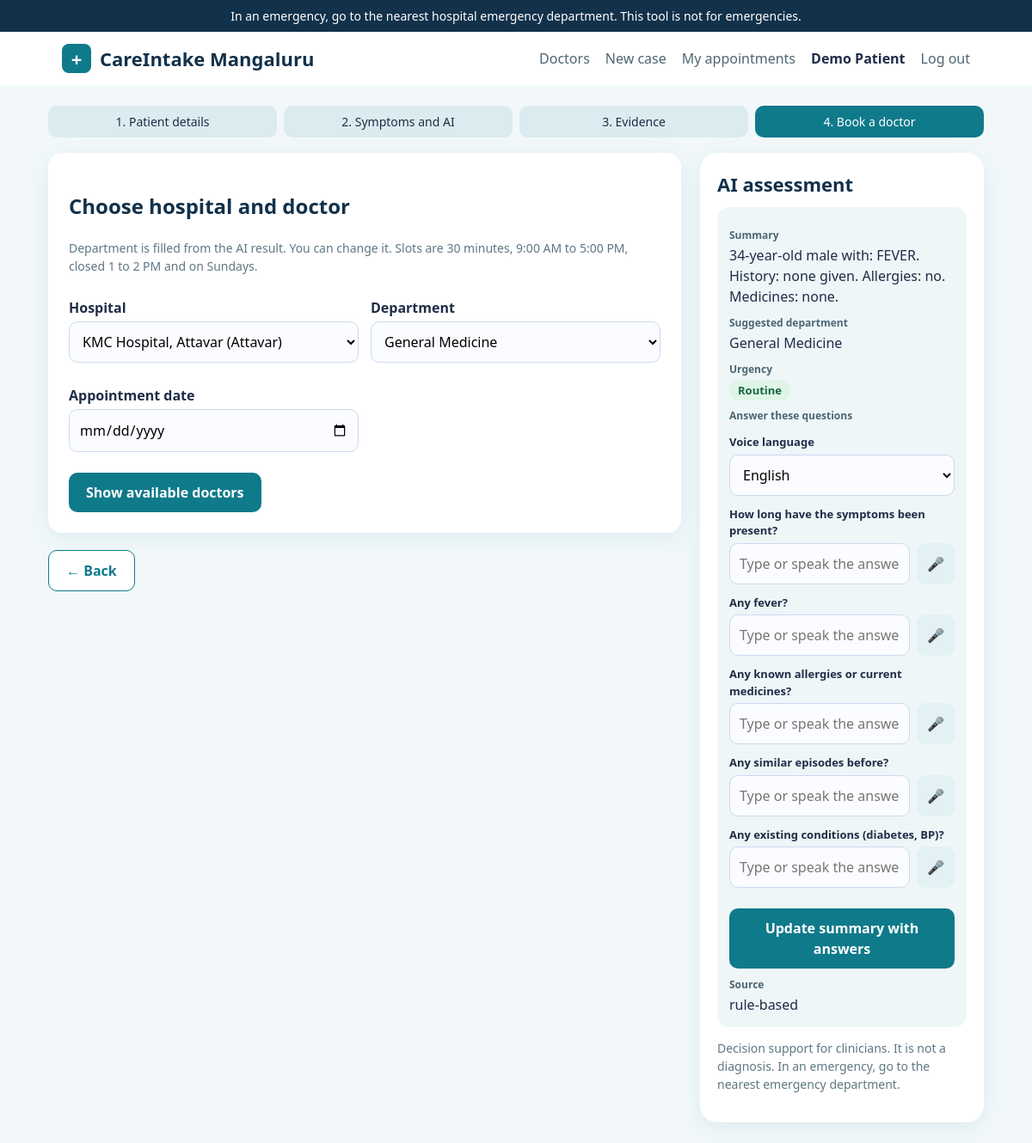
Page /case/2/book (signed in) on the committed database.
### tables this page shows
CREATE TABLE users(id integer primary key,role text,name text,email text,phone text,pw text,hospital_id integer,verified integer default 0,fails integer default 0,locked real default 0,unique(email,role));

CREATE TABLE cases(id integer primary key,patient_id integer,name text,age integer,gender text,phone text,area text,complaint text,history text,allergies text,meds text,ai text,dept text,urgency text,created text default current_timestamp);

### backend/app.py (the view, shortened to what this page needs)
@app.route("/case/<int:cid>/book", methods=["GET", "POST"])
@need("patient")
def book(cid):
    c = own_case(cid)
    hs = q("select * from hospitals")
    hid = request.args.get("hospital", type=int) or hs[0]["id"]
    dept = request.args.get("dept") if request.args.get("dept") in DEPTS else (c["dept"] or "General Medicine")
    day = request.args.get("day", ""); docs, others, nxt = [], [], None
    return render_template("book.html", c=c, hs=hs, hid=hid, dept=dept, day=day, docs=docs, others=others, nxt=nxt, depts=DEPTS, nslots=len(SLOTS))

### backend/app.py (called while the page is built)
def db():
    if "db" not in g:
        g.db = sqlite3.connect(DB)
        g.db.row_factory = sqlite3.Row
    return g.db

def q(sql, a=(), one=False):
    r = db().execute(sql, a)
    return r.fetchone() if one else r.fetchall()

def current():
    if "user" not in g:
        g.user = q("select * from users where id=?", (session["uid"],), True) if session.get("uid") else None
    return g.user

@app.before_request
def guard():
    session.permanent = True
    if "csrf" not in session: session["csrf"] = secrets.token_hex(16)
    if request.method == "POST" and not hmac.compare_digest(request.form.get("csrf", ""), session["csrf"]):
        abort(400)

@app.after_request
def headers(r):
    r.headers.update({"X-Content-Type-Options": "nosniff", "X-Frame-Options": "DENY", "Referrer-Policy": "same-origin",
        "Content-Security-Policy": "default-src 'self'; img-src 'self' data:; frame-ancestors 'none'; form-action 'self'",
        "Cache-Control": "no-store"})
    return r

@app.context_processor
def inject():
    u = current()
    nn = q("select count(*) n from notifications where user_id=? and seen=0", (u["id"],), True)["n"] if u and u["role"] == "doctor" else 0
    return dict(csrf=session.get("csrf"), me=u, today=date.today().isoformat(), notif_n=nn)

def need(*roles):
    def deco(f):
        @wraps(f)
        def w(*a, **k):
            u = current()
            if not u: return redirect(url_for(LOGIN_EP[roles[0]]))
            if u["role"] not in roles: abort(403)
            return f(*a, **k)
        return w
    return deco

def own_case(cid):
    return q("select * from cases where id=? and patient_id=?", (cid, current()["id"]), True) or abort(404)

### frontend/templates/book.html (shortened to what this page needs)
{% extends 'base.html' %}
{% block body %}{% set step = 4 %}{% include 'steps.html' %}
<div class="flow"><div>
<div class="card"><h2>Choose hospital and doctor</h2><p class="muted">Department is filled from the AI result. You can change it. Slots are 30 minutes, 9:00 AM to 5:00 PM, closed 1 to 2 PM and on Sundays.</p>
<form method="get"><div class="row"><div><label>Hospital</label><select name="hospital">{% for h in hs %}<option value="{{ h.id }}" {{ 'selected' if h.id == hid }}>{{ h.name }} ({{ h.area }})</option>{% endfor %}</select></div>
<div><label>Department</label><select name="dept">{% for x in depts %}<option {{ 'selected' if x == dept }}>{{ x }}</option>{% endfor %}</select></div>
<div><label>Appointment date</label><input type="date" name="day" min="{{ today }}" value="{{ day }}" required></div></div><br><button>Show available doctors</button></form></div>
<p><a class="btn alt" href="{{ url_for('evidence', cid=c.id) }}">&larr; Back</a></p>
</div>{% include 'assess.html' %}</div>{% endblock %}

### frontend/templates/base.html
<!doctype html><html lang="en"><head><meta charset="utf-8"><meta name="viewport" content="width=device-width,initial-scale=1">
<title>CareIntake Mangaluru</title><link rel="stylesheet" href="{{ url_for('static', filename='style.css') }}"></head><body>
<div class="bar">In an emergency, go to the nearest hospital emergency department. This tool is not for emergencies.</div>
<header><a class="brand" href="{{ url_for('home') }}"><span class="logo">+</span>CareIntake Mangaluru</a><nav><a href="{{ url_for('doctors_page') }}">Doctors</a>
{% if me %}
  {% if me.role == 'patient' %}<a href="{{ url_for('case_new') }}">New case</a><a href="{{ url_for('dashboard') }}">My appointments</a>
  {% elif me.role == 'doctor' %}<a href="{{ url_for('doctor_home') }}">Doctor portal{% if notif_n %} <span class="nbadge">{{ notif_n }}</span>{% endif %}</a>
  {% else %}<a href="{{ url_for('hospital_home') }}">Hospital portal</a>{% endif %}
  <strong>{{ me.name }}</strong>
  <form class="inline" method="post" action="{{ url_for('logout') }}"><input type="hidden" name="csrf" value="{{ csrf }}"><button class="link">Log out</button></form>
{% else %}
  <a href="{{ url_for('home') }}">Patient sign in</a><a href="{{ url_for('admin_login') }}">Admin login</a>
{% endif %}</nav></header>
<main>{% for c, m in get_flashed_messages(with_categories=true) %}<div class="flash {{ c }}">{{ m }}</div>{% endfor %}
{% block body %}{% endblock %}</main><script src="{{ url_for('static', filename='app.js') }}"></script></body></html>

### frontend/templates/assess.html (shortened to what this page needs)
{% set ai = ai_of(c) %}
<aside class="assess" aria-label="AI assessment"><h3>AI assessment</h3>
{% if not ai %}<p class="muted">Appears after you click Analyze with AI.</p><div class="box">No analysis yet. Enter the symptoms and click Analyze with AI.</div>
{% else %}<div class="box"><div class="k">Summary</div><p>{{ ai.summary }}</p>
<div class="k">Suggested department</div><p>{{ ai.department }}</p>
<div class="k">Urgency</div><p><span class="badge {{ ai.urgency }}">{{ ai.urgency }}</span></p>
<div class="k">Answer these questions</div>
<label for="alang" style="font-size:13px">Voice language</label><select id="alang" aria-label="Voice language"><option value="en-IN">English</option></select>
<form method="post" action="{{ url_for('answers', cid=c.id) }}"><input type="hidden" name="csrf" value="{{ csrf }}"><input type="hidden" name="next" value="{{ request.path }}">
{% set qa = dict(ai.qa or []) %}
{% for qn in ai.followups %}<label for="a{{ loop.index0 }}">{{ qn }}</label><div class="ans"><input id="a{{ loop.index0 }}" name="a{{ loop.index0 }}" maxlength="300" value="{{ qa.get(qn, '') }}" placeholder="Type or speak the answer"><button type="button" class="gray" data-mic="a{{ loop.index0 }}" aria-label="Speak the answer">&#127908;</button></div>{% endfor %}
<br><button>Update summary with answers</button></form>
<div class="k">Source</div><p>{{ 'AI' if ai.source == 'AI' else 'rule-based' }}</p></div>{% endif %}
<p class="muted">Decision support for clinicians. It is not a diagnosis. In an emergency, go to the nearest emergency department.</p></aside>

### frontend/static/style.css (style rules this page uses)
:root { --b:#0f7a8a;--d:#12314a;--bg:#f2f8fa;--t:#1f2d47 }
* { box-sizing:border-box }
body { margin:0;font-family:system-ui,"Segoe UI",sans-serif;background:var(--bg);color:var(--t);line-height:1.5 }
.bar { background:var(--d);color:#fff;text-align:center;padding:8px;font-size:14px }
header { display:flex;justify-content:space-between;align-items:center;padding:14px 6%;background:#fff;flex-wrap:wrap;gap:8px }
.brand { font-weight:700;font-size:22px;color:var(--d);text-decoration:none;display:flex;gap:10px;align-items:center }
.logo { background:var(--b);color:#fff;border-radius:8px;width:34px;height:34px;display:grid;place-items:center }
nav { display:flex;gap:18px;align-items:center;flex-wrap:wrap }
nav a { color:#4d6673;text-decoration:none }
main { max-width:1120px;margin:24px auto;padding:0 16px }
.card { background:#fff;border-radius:16px;padding:24px;margin-bottom:20px;box-shadow:0 6px 24px #0f7a8a18 }
h1,h2,h3 { color:var(--d) }
label { display:block;font-weight:600;margin:12px 0 4px }
input,select,textarea { width:100%;padding:11px;border:1px solid #cdd9ee;border-radius:10px;font:inherit;background:#fafcff }
.row { display:grid;grid-template-columns:1fr 1fr;gap:14px }
.btn,button { background:var(--b);color:#fff;border:0;border-radius:10px;padding:11px 20px;font:inherit;font-weight:600;cursor:pointer;text-decoration:none;display:inline-block }
.btn.alt { background:#fff;color:var(--b);border:1px solid var(--b) }
button.link { background:none;color:#4d6673;padding:0;font-weight:400 }
button.gray { background:#e3f1f4;color:var(--b) }
form.inline { display:inline }
.badge { padding:3px 10px;border-radius:99px;font-size:13px;font-weight:600;background:#dff5e6;color:#17663a;white-space:nowrap }
.muted { color:#5f7783;font-size:14px }
.flow { display:grid;grid-template-columns:minmax(0,1fr) 330px;gap:22px;align-items:start }
.assess { position:sticky;top:16px;background:#fff;border-radius:20px;padding:20px;box-shadow:0 6px 24px #0f7a8a18;max-height:calc(100vh - 32px);overflow:auto }
.assess h3 { margin:0 0 4px;font-size:22px }
.assess .box { background:#eef6f8;border-radius:14px;padding:14px;margin:10px 0 }
.assess .k { font-size:12px;font-weight:700;color:#4d6673;margin-top:10px }
.assess .box p { margin:2px 0 0 }
.assess label { font-size:13px;font-weight:700;margin:12px 0 4px }
.ans { display:grid;grid-template-columns:1fr auto;gap:8px }
.ans button { padding:8px 12px }

### rows in the picture
users: name "Demo Patient"
cases: department "General Medicine", urgency "Routine"

### other values in the picture
{{ n }} "1" "2" "3" "4"
{{ t }} "Patient details" "Symptoms and AI" "Evidence" "Book a doctor"
{{ ai.summary }} "34-year-old male with: FEVER. History: none given. Allergies: no. Medicines: none."
{{ qn }} "How long have the symptoms been present?" "Any fever?" "Any known allergies or current medicines?" "Any similar episodes before?" "Any existing conditions (diabetes, BP)?"
{{ 'AI' if ai.source == 'AI' else 'rule-based' }} "rule-based"
form field hospital "KMC Hospital, Attavar (Attavar)"
form field dept "General Medicine"
